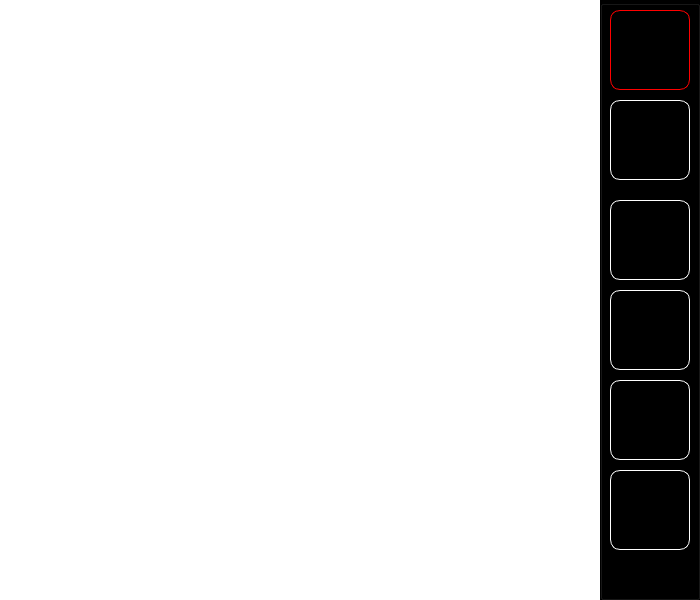
<?xml version="1.0" encoding="UTF-8"?>
<ui version="4.0">
 <class>ConForm</class>
 <widget class="QWidget" name="ConForm">
  <property name="enabled">
   <bool>true</bool>
  </property>
  <property name="geometry">
   <rect>
    <x>0</x>
    <y>0</y>
    <width>700</width>
    <height>600</height>
   </rect>
  </property>
  <property name="windowTitle">
   <string>ConForm</string>
  </property>
  <property name="styleSheet">
   <string notr="true"/>
  </property>
  <widget class="QGraphicsView" name="graphicsView">
   <property name="geometry">
    <rect>
     <x>0</x>
     <y>0</y>
     <width>600</width>
     <height>600</height>
    </rect>
   </property>
   <property name="frameShape">
    <enum>QFrame::NoFrame</enum>
   </property>
   <property name="verticalScrollBarPolicy">
    <enum>Qt::ScrollBarAlwaysOff</enum>
   </property>
   <property name="horizontalScrollBarPolicy">
    <enum>Qt::ScrollBarAlwaysOff</enum>
   </property>
   <property name="backgroundBrush">
    <brush brushstyle="SolidPattern">
     <color alpha="255">
      <red>0</red>
      <green>0</green>
      <blue>0</blue>
     </color>
    </brush>
   </property>
   <property name="foregroundBrush">
    <brush brushstyle="NoBrush">
     <color alpha="255">
      <red>255</red>
      <green>255</green>
      <blue>255</blue>
     </color>
    </brush>
   </property>
   <property name="sceneRect">
    <rectf>
     <x>0.000000000000000</x>
     <y>0.000000000000000</y>
     <width>600.000000000000000</width>
     <height>600.000000000000000</height>
    </rectf>
   </property>
  </widget>
  <widget class="QGroupBox" name="groupBox">
   <property name="geometry">
    <rect>
     <x>600</x>
     <y>0</y>
     <width>100</width>
     <height>600</height>
    </rect>
   </property>
   <property name="styleSheet">
    <string notr="true">*{
background-color: black;
}

QPushButton {
border: 1px solid white;
border-radius: 10px;
}

QPushButton:checked {
border: 1px solid red;
}</string>
   </property>
   <property name="title">
    <string/>
   </property>
   <property name="flat">
    <bool>false</bool>
   </property>
   <property name="checkable">
    <bool>false</bool>
   </property>
   <widget class="QPushButton" name="pushButton">
    <property name="geometry">
     <rect>
      <x>10</x>
      <y>10</y>
      <width>80</width>
      <height>80</height>
     </rect>
    </property>
    <property name="styleSheet">
     <string notr="true"/>
    </property>
    <property name="text">
     <string/>
    </property>
    <property name="icon">
     <iconset resource="TanksGame.qrc">
      <normaloff>:/sprites/brick/sprites/brick/brickMainSkin.png</normaloff>:/sprites/brick/sprites/brick/brickMainSkin.png</iconset>
    </property>
    <property name="iconSize">
     <size>
      <width>50</width>
      <height>25</height>
     </size>
    </property>
    <property name="checkable">
     <bool>true</bool>
    </property>
    <property name="checked">
     <bool>true</bool>
    </property>
    <property name="autoExclusive">
     <bool>true</bool>
    </property>
   </widget>
   <widget class="QPushButton" name="pushButton_2">
    <property name="geometry">
     <rect>
      <x>10</x>
      <y>100</y>
      <width>80</width>
      <height>80</height>
     </rect>
    </property>
    <property name="text">
     <string/>
    </property>
    <property name="icon">
     <iconset resource="TanksGame.qrc">
      <normaloff>:/sprites/brick/sprites/brick/wallMainSkin.png</normaloff>:/sprites/brick/sprites/brick/wallMainSkin.png</iconset>
    </property>
    <property name="iconSize">
     <size>
      <width>50</width>
      <height>25</height>
     </size>
    </property>
    <property name="checkable">
     <bool>true</bool>
    </property>
    <property name="checked">
     <bool>false</bool>
    </property>
    <property name="autoExclusive">
     <bool>true</bool>
    </property>
   </widget>
   <widget class="QPushButton" name="pushButton_3">
    <property name="geometry">
     <rect>
      <x>10</x>
      <y>200</y>
      <width>80</width>
      <height>80</height>
     </rect>
    </property>
    <property name="text">
     <string/>
    </property>
    <property name="icon">
     <iconset resource="TanksGame.qrc">
      <normaloff>:/sprites/brick/sprites/brick/leavesMainSkin.png</normaloff>:/sprites/brick/sprites/brick/leavesMainSkin.png</iconset>
    </property>
    <property name="iconSize">
     <size>
      <width>50</width>
      <height>50</height>
     </size>
    </property>
    <property name="checkable">
     <bool>true</bool>
    </property>
    <property name="autoExclusive">
     <bool>true</bool>
    </property>
   </widget>
   <widget class="QPushButton" name="pushButton_4">
    <property name="geometry">
     <rect>
      <x>10</x>
      <y>290</y>
      <width>80</width>
      <height>80</height>
     </rect>
    </property>
    <property name="text">
     <string/>
    </property>
    <property name="icon">
     <iconset resource="TanksGame.qrc">
      <normaloff>:/sprites/brick/sprites/brick/waterMainSkin.png</normaloff>:/sprites/brick/sprites/brick/waterMainSkin.png</iconset>
    </property>
    <property name="iconSize">
     <size>
      <width>50</width>
      <height>50</height>
     </size>
    </property>
    <property name="checkable">
     <bool>true</bool>
    </property>
    <property name="autoExclusive">
     <bool>true</bool>
    </property>
   </widget>
   <widget class="QPushButton" name="pushButton_5">
    <property name="geometry">
     <rect>
      <x>10</x>
      <y>380</y>
      <width>80</width>
      <height>80</height>
     </rect>
    </property>
    <property name="text">
     <string/>
    </property>
    <property name="icon">
     <iconset resource="TanksGame.qrc">
      <normaloff>:/sprites/another/sprites/another/emptySkin.png</normaloff>:/sprites/another/sprites/another/emptySkin.png</iconset>
    </property>
    <property name="iconSize">
     <size>
      <width>50</width>
      <height>50</height>
     </size>
    </property>
    <property name="checkable">
     <bool>true</bool>
    </property>
    <property name="autoExclusive">
     <bool>true</bool>
    </property>
   </widget>
   <widget class="QPushButton" name="pushButton_r">
    <property name="geometry">
     <rect>
      <x>10</x>
      <y>470</y>
      <width>80</width>
      <height>80</height>
     </rect>
    </property>
    <property name="text">
     <string/>
    </property>
    <property name="icon">
     <iconset resource="TanksGame.qrc">
      <normaloff>:/sprites/another/sprites/another/roller.png</normaloff>:/sprites/another/sprites/another/roller.png</iconset>
    </property>
    <property name="iconSize">
     <size>
      <width>80</width>
      <height>80</height>
     </size>
    </property>
   </widget>
  </widget>
 </widget>
 <layoutdefault spacing="6" margin="11"/>
 <resources>
  <include location="TanksGame.qrc"/>
 </resources>
 <connections/>
</ui>
